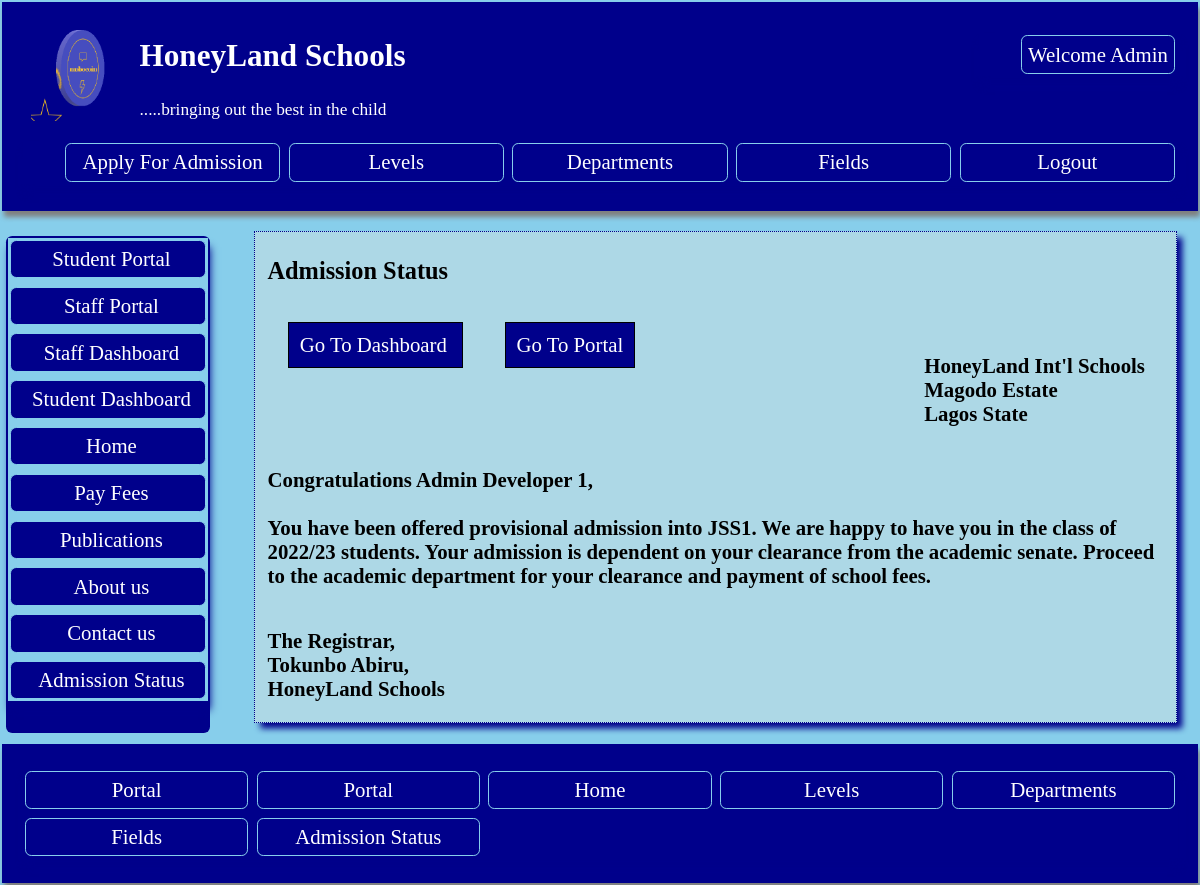
The app's page /portal/admissionstat/ (signed in) with its own data.
### profiles/models.py (models this page shows, shortened)
class CustomUser(AbstractUser):
    profile_pic = models.ImageField(upload_to ='media/', null = True, blank =True)
    phone = models.IntegerField( unique=True, null= True, blank = True, validators=[validate_pass])
    country = models.CharField(max_length=200,  null = True, blank=True)
    state = models.CharField(max_length=200,  null = True, blank=True)
    is_student = models.BooleanField(default=0)
    is_teacher = models.BooleanField(default=0)
    mailing_address = models.CharField(max_length=200, null = True,   blank=True)
    study_field = models.ForeignKey(Student_field, on_delete=models.CASCADE, blank=True, null=True)
    class_enrolled = models.ForeignKey(Level, on_delete=models.CASCADE,  blank=True, null=True, related_name='studentlevel')

class Logo(models.Model):
    name = models.CharField(max_length=200, null=True)
    image = models.ImageField(upload_to='media/')
    slug = models.SlugField(unique=True, null=True,  blank=True)

class Apply(models.Model):
    nickname = models.ForeignKey(CustomUser, on_delete=models.CASCADE, null=True, related_name ='applicants')
    firstname = models.CharField(max_length=200, null=True, blank=True)
    middlename = models.CharField(max_length=200, null=True, blank=True)
    lastname = models.CharField(max_length=200, null=True, blank=True)
    picture = models.ImageField(upload_to ='media/', null = True, blank =True)
    email = models.EmailField(max_length=200, null=True, blank=True)
    phone = models.IntegerField(null=True, blank=True)
    gender = models.CharField(max_length=200, null=True, blank=True)
    birth_date = models.DateTimeField()
    nationality = models.CharField(max_length=200, null=True, blank=True)
    state = models.CharField(max_length=200, null=True, blank=True)
    address = models.CharField(max_length=200, null=True, blank=True)
    class_choice = models.ForeignKey(Level, on_delete=models.CASCADE)
    is_admitted =models.BooleanField(default=False)
    slug = models.SlugField(max_length=10, null=True)
    class Meta:
        ordering = ['firstname']
        verbose_name = 'Admission Application'
        verbose_name_plural = 'Admission Applications'

class Level(models.Model):
    class_name = models.CharField(max_length=200,  null=True)
    classform = models.ForeignKey(ClassForm, on_delete=models.CASCADE, blank=True, null=True, related_name='classform')
    slug = models.SlugField(null=True)
    class Meta:
        ordering = ['class_name']
        verbose_name = 'Class'
        verbose_name_plural = 'Classes'
    def __str__(self):
        return self.class_name

### studentportal/views.py (the view)
# urls.py: path('portal/admissionstat/', views.AdmissionStat.as_view(), name= 'admissionstat'),
class AdmissionStat(LoginRequiredMixin, ListView):
    model = Apply
    template_name ='admissionstat.html'
    context_object_name ='applicantlist'
    def get_context_data(self,  **kwargs):
        context = super().get_context_data(**kwargs)
        context['applicants'] = context['applicantlist'].filter(nickname=self.request.user)
        context['logo'] = Logo.objects.all()
        return context

### studentportal/templates/admissionstat.html
{% extends 'baseportal.html' %}
{% block content   %}
<div style='color: black;'style='display: grid; grid-gap: 0.2em; grid-template-columns: repeat(auto-fill, minmax(300px, 2fr));'>
<h3> Admission Status </h3>
{% if applicants %}
 {% if request.user.is_student or request.user.is_superuser  %}
    <br>
<a style='margin: 1em; border: 1px solid black; padding: 0.5em; background: darkblue; color: white' href ='{% url "studentdashboardlink" %}'>  Go To Dashboard </a>
    <a  style='margin: 1em; border: 1px solid black; padding: 0.5em; background: darkblue; color: white' href ='{% url "portal" %}'>  Go To Portal </a>
    {% for status in applicants  %}
    <p style='margin-right: 1em; float: right;'><b>HoneyLand Int'l Schools<br> Magodo Estate<br>Lagos State</p>
<p style='float: left;'>Congratulations {{request.user.first_name}}  {{request.user.last_name}}, <br>
    <br>
    You have been offered provisional admission into {{status.class_choice}}. We are happy to have you in the class of 2022/23 students. Your admission is dependent on your clearance from the academic senate. Proceed to the academic department for your clearance and payment of school fees. </b></p>
    <p style='margin-right: 1em; float: left;'><b>The Registrar,<br>  Tokunbo Abiru,<br>HoneyLand Schools</b></p>
{% endfor %}
{% elif not request.user.is_student  %}
<p><b> Sorry {{request.user.first_name}} {{request.user.last_name}}, You are not admitted yet. Keep up the faith friend!</b></p>
{% endif %}
{% elif not applicants and request.user.is_student %}
<p><b> You have no admisssion application with us. This means you are either a "special slot" student or bridged the website admission system.
    If the former, apply for admission <a href='{% url "apply" %}'>Here </a>.</b></p>
{% elif not applicants and not request.user.is_student and not request.user.is_teacher%}
<p><b> You have no admisssion application with us. </b></p>
{% elif not applicants and request.user.is_teacher%}
<p style='color: red; font-size: 1em; text-align: center;padding: 3em;'> <b> Back off! You are not permitted to be here!! </b></p>
{% endif %}
</div>
{% endblock %}

### studentportal/templates/baseportal.html (shortened to what this page needs)
<head>
</head>
<body style ='margin: 0em; padding: 0.1em; font-size: 1.3em;  background: skyblue;'   >
    <header style= 'box-shadow: 2px 6px 5px grey;margin: 0em; padding-left: 1em; padding-right: 1em;
    padding-top: 0.5em; max-height: 190em; padding-bottom: 0.3em;
    background: darkblue; color: white;'>
    {% if   request.user.is_superuser or  request.user.is_authenticated %}
    <ul class='nav' style='float: right; list-style-type: none;' >
        <li> <a  style ='color: white; ' href = '{% url "portal" %}'> Welcome {{request.user.first_name}} </a></li>
    </ul>
{% else %}
    <ul class='nav' style='float: right; list-style-type: none;' >
        <li> <a  style ='color: white; ' href = '{% url "portalregister" %}'>  Student Register </a></li>
        </ul>
    {% endif %}
    {% for log in logo  %}
    <img style="float: left; margin: 0.4em; width: 100px; height: 100px;" src ="{{log.image.url}}"  >
{% endfor %}
<h2 style='text-align: left'><a style='color: white;' href='{% url "home" %}'>HoneyLand Schools</a></h2>
<p style='text-align: left'> <small> .....bringing out the best in the child </small></p>
<ul class='nav' style='list-style-type: none; display: grid; grid-gap: 0.2em; grid-template-columns: repeat(auto-fill, minmax(200px, 2fr));'>
    <li><a  style ='color: white; ' href ='{% url "apply" %}'> Apply For Admission </a></li>
    <li> <a href ='{% url "levels" %}'> Levels </a> </li>
    <li> <a href ='{% url "departments" %}'> Departments </a> </li>
    <li><a href ='{% url "fields" %}'> Fields </a></li>
    {% if   request.user.is_superuser or  request.user.is_authenticated %}
     <li><a  style ='color: white; ' href ='{% url "portallogout" %}'> Logout </a></li>
     {% endif %}
     </ul>
    </header>
<div class ='cover'>
    <nav class='navigation'>
        <ul class ='aside' style =' padding:0;  list-style-type: none;'>
            {% if request.user.is_student or request.user.is_superuser %}
        <li><a href ='{% url "portal" %}'> Student Portal </a></li>
        {% endif %}
        {% if request.user.is_teacher or request.user.is_superuser %}
        <li><a href ='{% url "portal" %}'> Staff Portal </a></li>
        {% endif %}
        {% if request.user.is_teacher or request.user.is_superuser %}
        <li><a href ='{% url "staffdashboard" %}'> Staff Dashboard </a></li>
        {% endif %}
{% if request.user.is_student or request.user.is_superuser %}
        <li><a href ='{% url "studentdashboardlink" %}'> Student Dashboard </a></li>
        {% endif %}
        <li><a href ='{% url "home" %}'> Home </a></li>
        <li><a href ='{% url "payment" %}'> Pay Fees </a></li>
        <li><a href ='{% url "publist" %}'> Publications </a></li>
        <li> <a href ='{% url "home" %}'> About us </a> </li>
        <li> <a href ='{% url "staffs" %}'> Contact us </a> </li>
        <li><a  style ='color: white; ' href ='{% url "admissionstat" %}'> Admission Status </a></li>
    </nav>
<section style='padding-right: 0.5em'>
{% block content %}
{% endblock %}
</section>
</div>
<footer style= 'max-height: 18em; padding-bottom: 0.2em; max-height: 18em;
 box-shadow: 2px 6px 5px grey; margin: 0em; padding-left: 1em; padding-right: 1em; padding-top: 0.2em;
    background: darkblue; color: white;'>
    <nav>
        <ul class ='nav' style =' padding:0; list-style-type: none; display: grid; grid-gap: 0.2em; grid-template-columns: repeat(auto-fill, minmax(200px, 2fr));'>
            {% if request.user.is_student or request.user.is_superuser  %}
            <li><a href ='{% url "studentdashboardlink" %}'>  Portal </a></li>
            {% endif %}
    {% if request.user.is_teacher or request.user.is_superuser%}
            <li><a href ='{% url "staffdashboard" %}'>  Portal </a></li>
            {% endif %}
            <li><a href ='{% url "home" %}'> Home </a></li>
            <li> <a href ='{% url "levels" %}'> Levels </a> </li>
            <li> <a href ='{% url "departments" %}'> Departments </a> </li>
            <li><a href ='{% url "fields" %}'> Fields </a></li>
            <li><a  style ='color: white; ' href ='{% url "admissionstat" %}'> Admission Status </a></li>
        </ul>
    </nav>
</footer>
</body>

### records on screen
CustomUser: user.first_name "Admin", user.last_name "Developer 1"
Logo: image (picture)
Apply: class_choice "JSS1"
